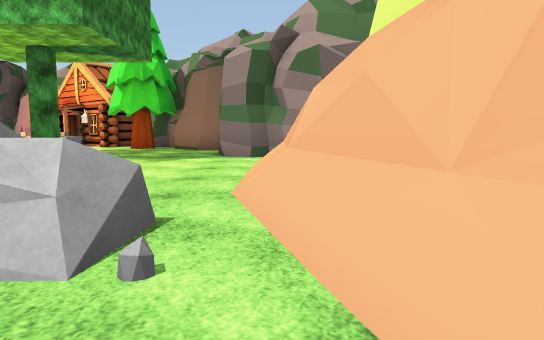
[1] (above)

22 first-person views from a walk through a scene from a Unity 3-D project. The camera is 1.2 m above the floor, tilts 6° down and sees 70° across. The floor is counted in squares, 2 m on a side. Each view is taken from the middle of a square. On the plan, view 1 faces up. The plan holds only what a view shows up to about 11 squares ahead; the rest is blank. The place goes on beyond the plan. The player is left out. Some animated figures are left out. Some surface patterns are stand-ins.

[2]
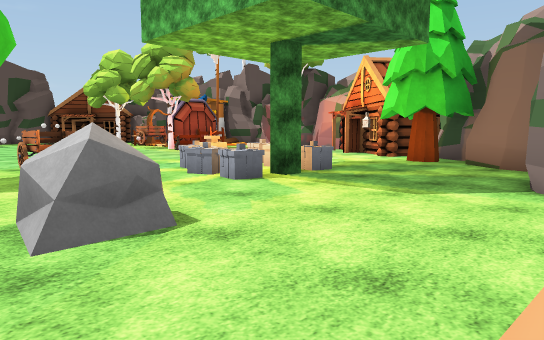

[3]
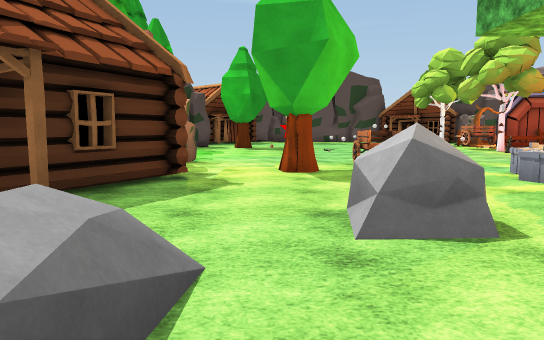

[4]
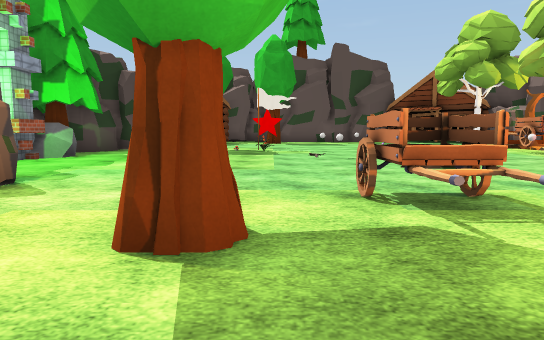

[5]
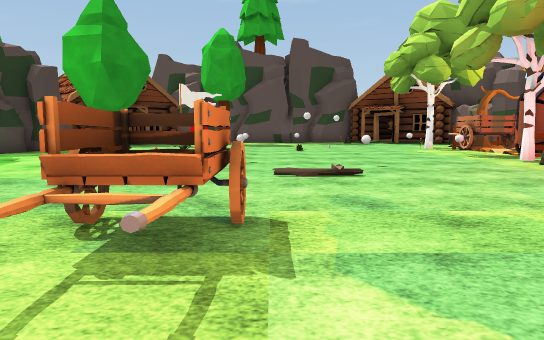

[6]
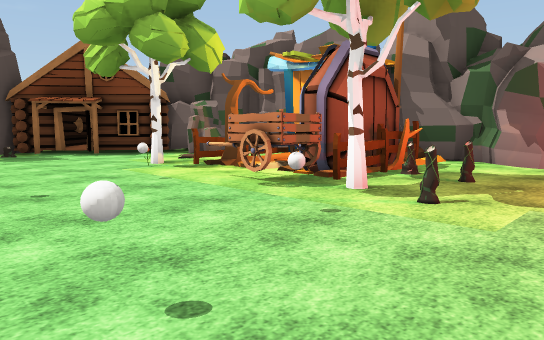

[7]
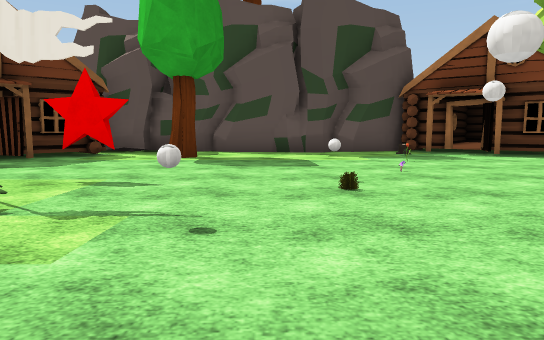

[8]
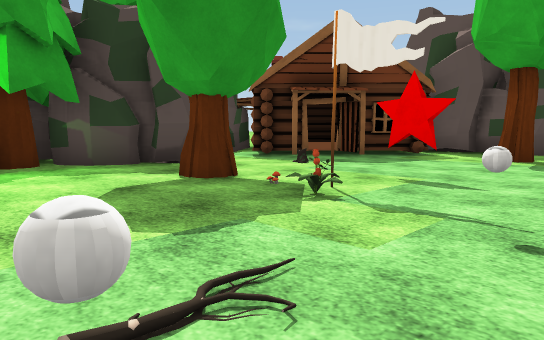

[9]
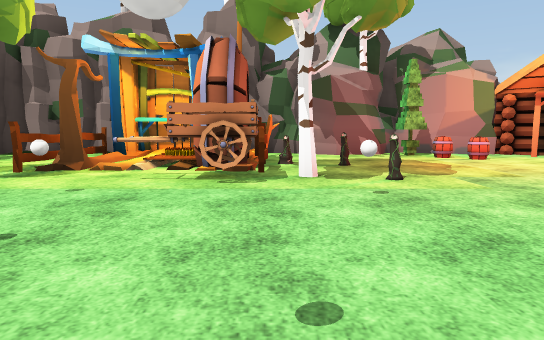

[10]
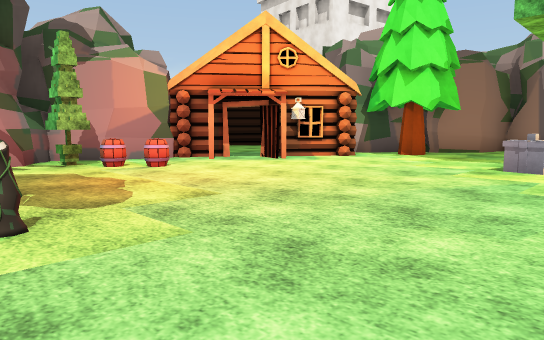

[11]
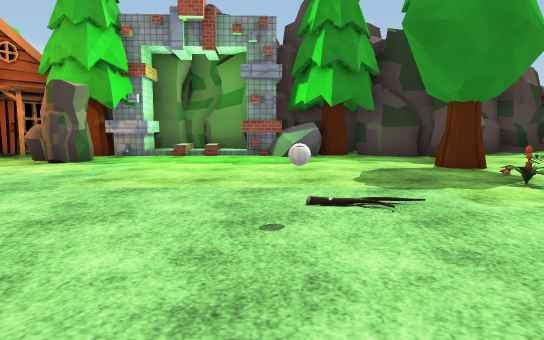

[12]
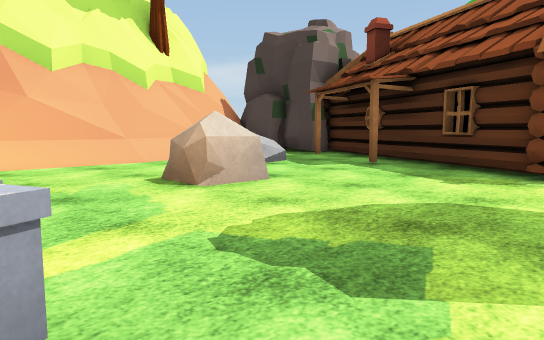

[13]
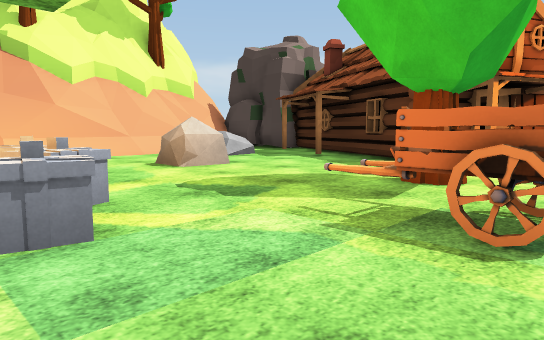

[14]
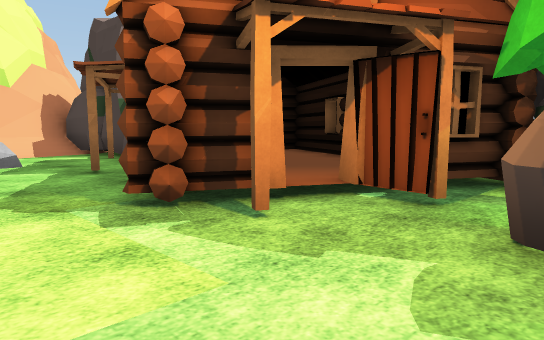

[15]
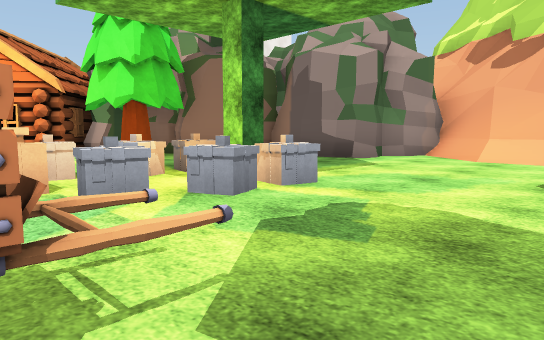

[16]
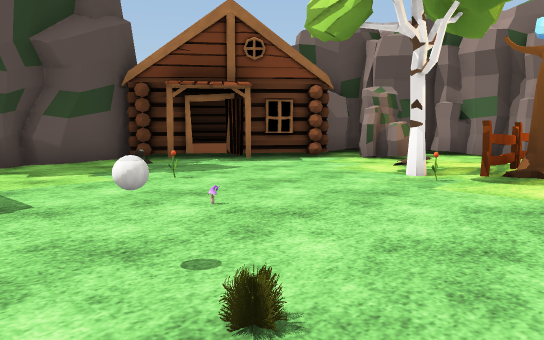

[17]
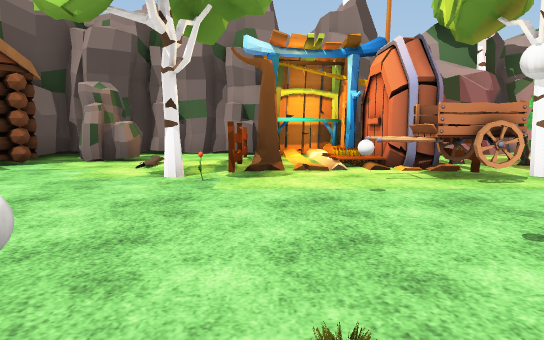

[18]
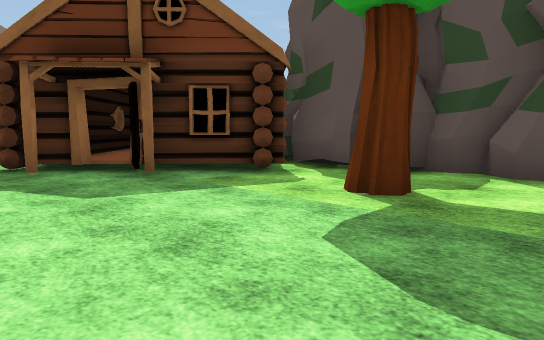

[19]
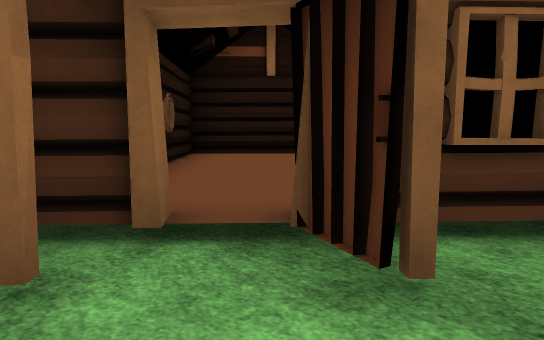

[20]
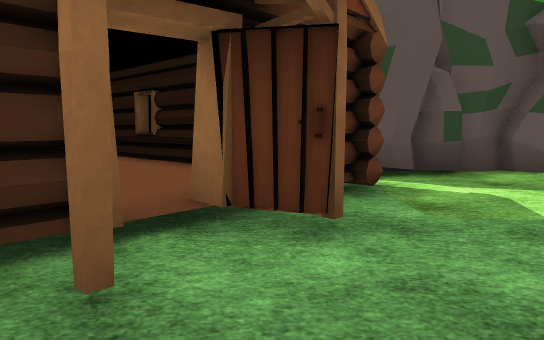

[21]
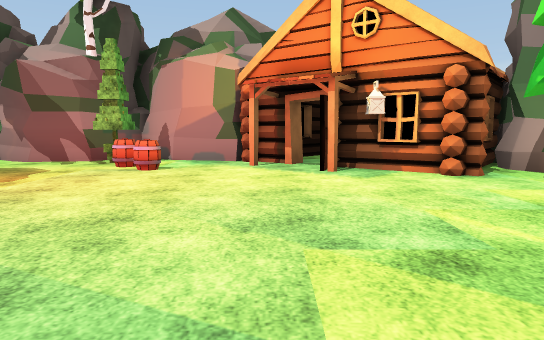

[22]
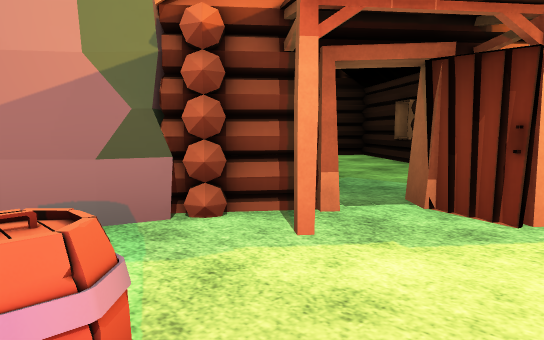

### Floor plan
Key: @ floor where view 1 was taken; # wall or solid block; . main floor; : floor 0.25 m higher than the main floor; / step, stairs or slope; = window, fence, low wall or low ledge; ^ raised ledge; T tree; H house; C cart; B ball; R rock; F flower; L flag; E fence; S star; A barrel; O other object.
Columns run from 25 left of view 1 to 3 right of it. Each row starts with its distance up from view 1.
 18                       HH
 17               #   # ..HH
 16      ############HH..H#
 15    ########..#T..H..H##
 14    ##R.E## E...A..HHH#
 13    #RR/E# OO.......HH##
 12  ::H../O#:OEO........T##
 11  HHH...T.CCTO..........##
 10  #H......BC.............#
  9  #...O......B.....OOO...##
  8  #....O..B...B....OOT....###
  7  ##....BO..B../....OO..../###
  6  #............/..C......./==#
  5  #.......FB.B...CCC....../#^T
  4  #..T..S.L........T...O..=###
  3  RR......O........T....../#
  2  RRH.....T.............OO/#
  1  RRHHH..........R.HHHH....##
  0  RH::HH.#..T....RHH: HH..@R#
 -1 HH  :HH####O#//#T H   HHRRR#
 -2 H   H###  #####RRR H    RR
 -3 H  H##        #R   HHH H
 -4 HHH##                HHH

Positions as (right, up) in squares from view 1, and headings:
1: (0, 0), facing up
2: (0, 3), facing up-left
3: (0, 3), facing left
4: (-5, 4), facing left
5: (-6, 6), facing left
6: (-11, 7), facing up-left
7: (-13, 6), facing left
8: (-13, 6), facing down-left
9: (-14, 6), facing up
10: (-13, 8), facing up-right
11: (-13, 8), facing down
12: (-7, 7), facing down-right
13: (-9, 8), facing down-right
14: (-9, 3), facing down-right
15: (-8, 4), facing up-right
16: (-16, 6), facing up-left
17: (-17, 6), facing up
18: (-18, 6), facing down-left
19: (-19, 2), facing down-left
20: (-18, 1), facing left
21: (-8, 8), facing up
22: (-10, 13), facing up-right
